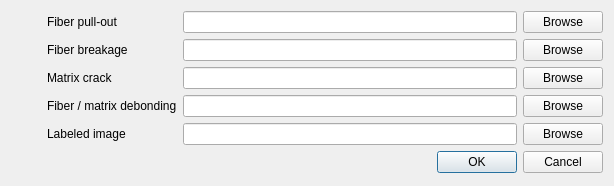
<?xml version="1.0" encoding="UTF-8"?>
<ui version="4.0">
 <class>HighlightDefectsDialog</class>
 <widget class="QDialog" name="HighlightDefectsDialog">
  <property name="geometry">
   <rect>
    <x>0</x>
    <y>0</y>
    <width>614</width>
    <height>186</height>
   </rect>
  </property>
  <property name="windowTitle">
   <string>4DCT Highlight Defects</string>
  </property>
  <layout class="QGridLayout" name="gridLayout">
   <item row="5" column="0" colspan="4">
    <widget class="QDialogButtonBox" name="buttonBox">
     <property name="orientation">
      <enum>Qt::Horizontal</enum>
     </property>
     <property name="standardButtons">
      <set>QDialogButtonBox::Cancel|QDialogButtonBox::Ok</set>
     </property>
    </widget>
   </item>
   <item row="2" column="3">
    <widget class="QPushButton" name="pbCracks">
     <property name="text">
      <string>Browse</string>
     </property>
    </widget>
   </item>
   <item row="0" column="1">
    <widget class="QLabel" name="label">
     <property name="text">
      <string>Fiber pull-out</string>
     </property>
    </widget>
   </item>
   <item row="1" column="1">
    <widget class="QLabel" name="label_2">
     <property name="text">
      <string>Fiber breakage</string>
     </property>
    </widget>
   </item>
   <item row="0" column="0">
    <widget class="iAColorBox" name="cbPullouts" native="true">
     <property name="minimumSize">
      <size>
       <width>30</width>
       <height>0</height>
      </size>
     </property>
     <property name="maximumSize">
      <size>
       <width>30</width>
       <height>16777215</height>
      </size>
     </property>
    </widget>
   </item>
   <item row="1" column="0">
    <widget class="iAColorBox" name="cbBreakages" native="true">
     <property name="minimumSize">
      <size>
       <width>30</width>
       <height>0</height>
      </size>
     </property>
     <property name="maximumSize">
      <size>
       <width>30</width>
       <height>16777215</height>
      </size>
     </property>
    </widget>
   </item>
   <item row="3" column="0">
    <widget class="iAColorBox" name="cbDebondings" native="true">
     <property name="minimumSize">
      <size>
       <width>30</width>
       <height>0</height>
      </size>
     </property>
     <property name="maximumSize">
      <size>
       <width>30</width>
       <height>16777215</height>
      </size>
     </property>
    </widget>
   </item>
   <item row="2" column="1">
    <widget class="QLabel" name="label_3">
     <property name="text">
      <string>Matrix crack</string>
     </property>
    </widget>
   </item>
   <item row="3" column="1">
    <widget class="QLabel" name="label_4">
     <property name="text">
      <string>Fiber / matrix debonding</string>
     </property>
    </widget>
   </item>
   <item row="3" column="3">
    <widget class="QPushButton" name="pbDebondings">
     <property name="text">
      <string>Browse</string>
     </property>
    </widget>
   </item>
   <item row="0" column="3">
    <widget class="QPushButton" name="pbPullouts">
     <property name="text">
      <string>Browse</string>
     </property>
    </widget>
   </item>
   <item row="1" column="3">
    <widget class="QPushButton" name="pbBreakages">
     <property name="text">
      <string>Browse</string>
     </property>
    </widget>
   </item>
   <item row="2" column="0">
    <widget class="iAColorBox" name="cbCracks" native="true">
     <property name="minimumSize">
      <size>
       <width>30</width>
       <height>0</height>
      </size>
     </property>
     <property name="maximumSize">
      <size>
       <width>30</width>
       <height>16777215</height>
      </size>
     </property>
    </widget>
   </item>
   <item row="4" column="1">
    <widget class="QLabel" name="label_9">
     <property name="text">
      <string>Labeled image</string>
     </property>
    </widget>
   </item>
   <item row="4" column="3">
    <widget class="QPushButton" name="pbLabeledImg">
     <property name="text">
      <string>Browse</string>
     </property>
    </widget>
   </item>
   <item row="1" column="2">
    <widget class="QLineEdit" name="leBreakages"/>
   </item>
   <item row="0" column="2">
    <widget class="QLineEdit" name="lePullouts"/>
   </item>
   <item row="2" column="2">
    <widget class="QLineEdit" name="leCracks"/>
   </item>
   <item row="3" column="2">
    <widget class="QLineEdit" name="leDebondings"/>
   </item>
   <item row="4" column="2">
    <widget class="QLineEdit" name="leLabeledImg"/>
   </item>
  </layout>
 </widget>
 <customwidgets>
  <customwidget>
   <class>iAColorBox</class>
   <extends>QWidget</extends>
   <header>iAColorBox.h</header>
   <container>1</container>
  </customwidget>
 </customwidgets>
 <resources/>
 <connections>
  <connection>
   <sender>buttonBox</sender>
   <signal>accepted()</signal>
   <receiver>HeighlightDefectsDialog</receiver>
   <slot>accept()</slot>
   <hints>
    <hint type="sourcelabel">
     <x>248</x>
     <y>254</y>
    </hint>
    <hint type="destinationlabel">
     <x>157</x>
     <y>274</y>
    </hint>
   </hints>
  </connection>
  <connection>
   <sender>buttonBox</sender>
   <signal>rejected()</signal>
   <receiver>HeighlightDefectsDialog</receiver>
   <slot>reject()</slot>
   <hints>
    <hint type="sourcelabel">
     <x>316</x>
     <y>260</y>
    </hint>
    <hint type="destinationlabel">
     <x>286</x>
     <y>274</y>
    </hint>
   </hints>
  </connection>
 </connections>
</ui>
